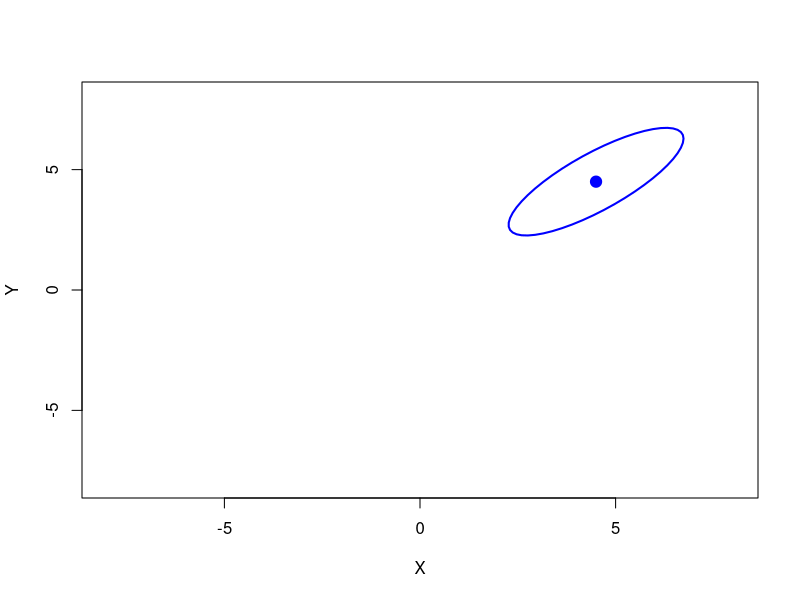
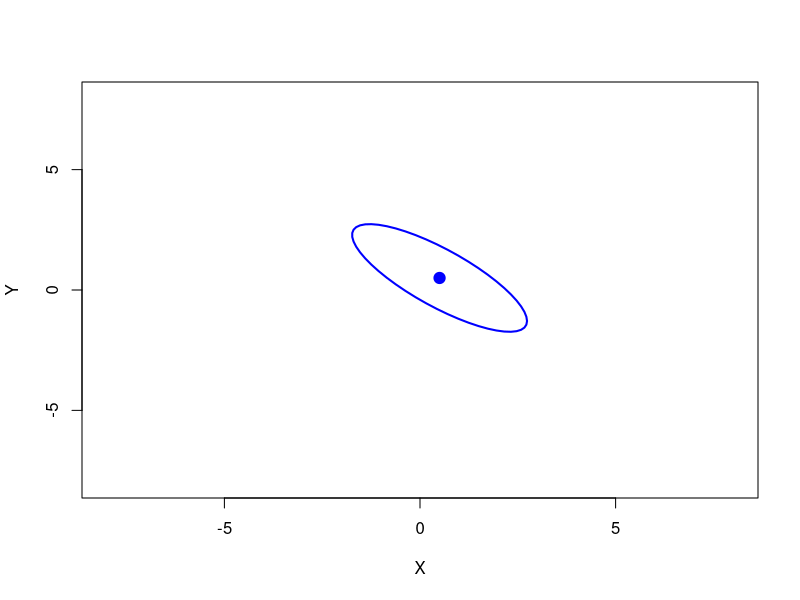
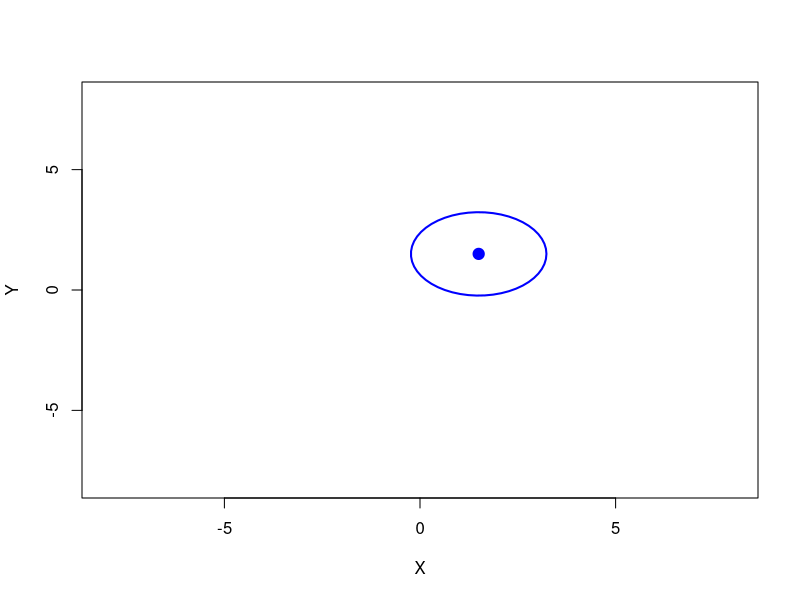

The R source for these figures, in order:

library(car)

# Question 3
# a
S <- matrix(c(5, 4, 4, 5), nrow = 2)
xbar<-apply(S,2,mean)
Sigma<-var(S)

par(bg='white')


plot(0, 0, type = "n", xlim = c(-8, 8), ylim = c(-8, 8), xlab = "X", ylab = "Y")
ellipse(center = xbar, shape = S, radius = 1, col = "blue", border = "blue", lwd = 2)

# b
S <- matrix(c(5, -4, -4, 5), nrow = 2)
xbar<-apply(S,2,mean)
Sigma<-var(S)

par(bg='white')


plot(0, 0, type = "n", xlim = c(-8, 8), ylim = c(-8, 8), xlab = "X", ylab = "Y")
ellipse(center = xbar, shape = S, radius = 1, col = "blue", border = "blue", lwd = 2)

# c
S <- matrix(c(3, 0, 0, 3), nrow = 2)
xbar<-apply(S,2,mean)
Sigma<-var(S)

par(bg='white')


plot(0, 0, type = "n", xlim = c(-8, 8), ylim = c(-8, 8), xlab = "X", ylab = "Y")
ellipse(center = xbar, shape = S, radius = 1, col = "blue", border = "blue", lwd = 2)

